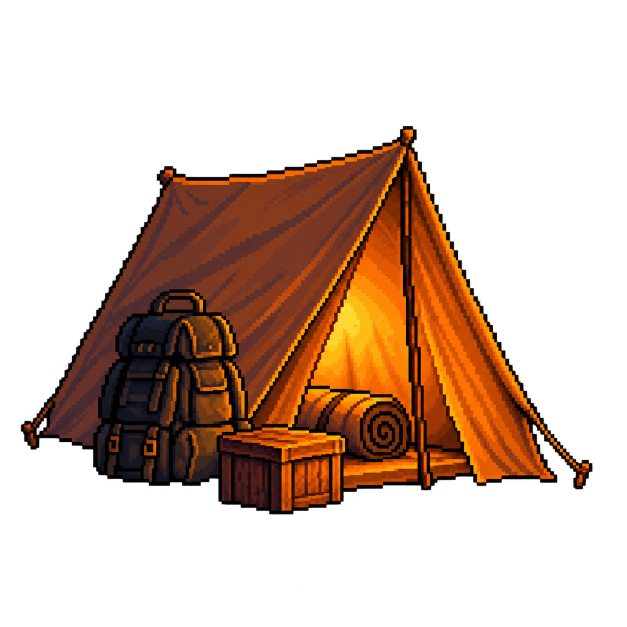
#> input picture Outils/sources/campement/tente.png, 1254 x 1254 px (shown at 1/2 size)
$ python campement_blp.py
#> lines starting #> are read from the running program, lines starting #| are printed output that depends on the picture
#> in main, tente is the input picture: PIL image 1254x1254 RGBA; mean R, G, B, A 41.1, 19, 5.3, 83.2
"""Decoupe les planches generees et emballe leur alpha en BLP2 / DXT5.

Usage : python Outils/campement_blp.py
Les PNG sources sont conserves pour permettre une nouvelle conversion.
"""
import io
from pathlib import Path
import struct
from PIL import Image

ROOT = Path(__file__).resolve().parents[1]
DEST = ROOT / 'LesContesMalveillants/ressources/campement'
SOURCES = ROOT / 'Outils/sources/campement'


def exporter(image, nom, taille, opaque=False, plein=False):
#> called with nom = 'tente', taille = (1024, 1024), opaque = False, plein = False
    image = image.convert('RGBA')
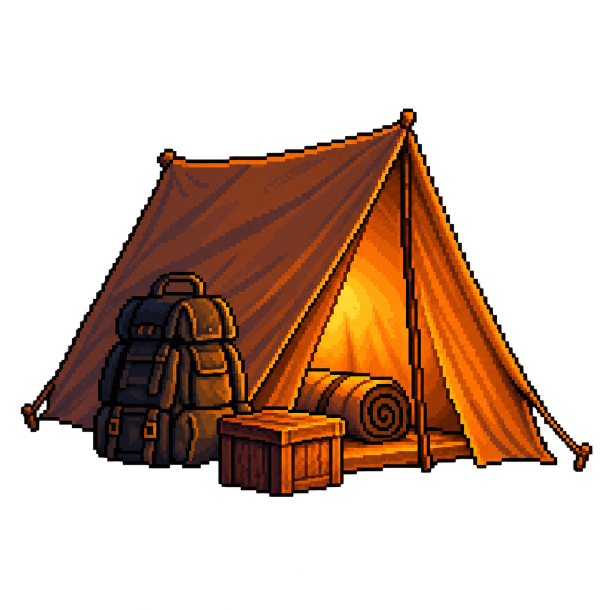
#> image: PIL image 1224x1219 RGBA (shown at 1/2 size); mean R, G, B, A 43.3, 20, 5.6, 87.7; transparent parts drawn white
    cadre = Image.new('RGBA', taille)
#> cadre: PIL image 1024x1024 RGBA; every value is 0
    marge=0 if opaque or plein else 8
    ratio=min((taille[0]-marge)/image.width,(taille[1]-marge)/image.height)
#> ratio = 0.83
    image=image.resize((round(image.width*ratio),round(image.height*ratio)),Image.Resampling.LANCZOS)
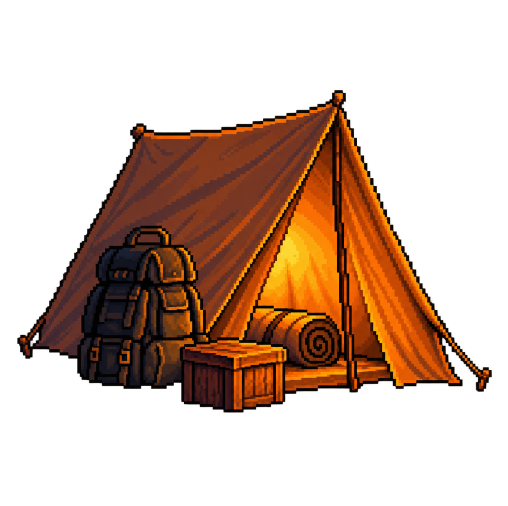
#> image: PIL image 1016x1012 RGBA (shown at 1/2 size); mean R, G, B, A 43.1, 19.9, 5.6, 87.7; transparent parts drawn white
    cadre.paste(image, ((taille[0]-image.width)//2, (taille[1]-image.height)//2))
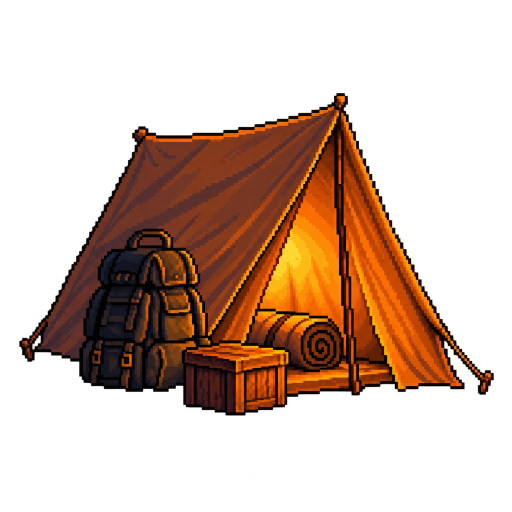
#> cadre: PIL image 1024x1024 RGBA (shown at 1/2 size); mean R, G, B, A 42.3, 19.6, 5.5, 86; transparent parts drawn white
#> (the run stopped early here; a loop or call above may not have finished)

$ run again, with Outils/sources/campement/atlas-v2.png copied over Outils/sources/campement/tente.png
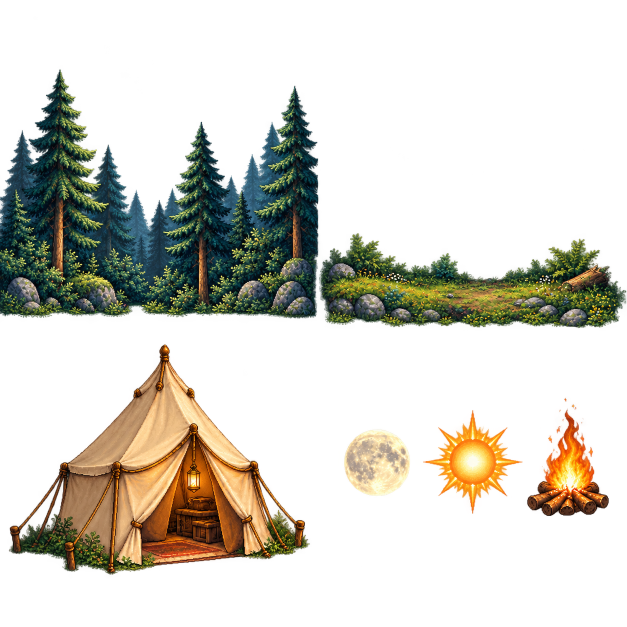
#> input picture Outils/sources/campement/atlas-v2.png, 1254 x 1254 px (shown at 1/2 size)
#> in main, tente is the input picture: PIL image 1254x1254 RGBA; mean R, G, B, A 33, 29.9, 18.9, 71.6
#> in exporter, `image=image.resize((round(image.width*ratio),round(image.height*ratio)..`:
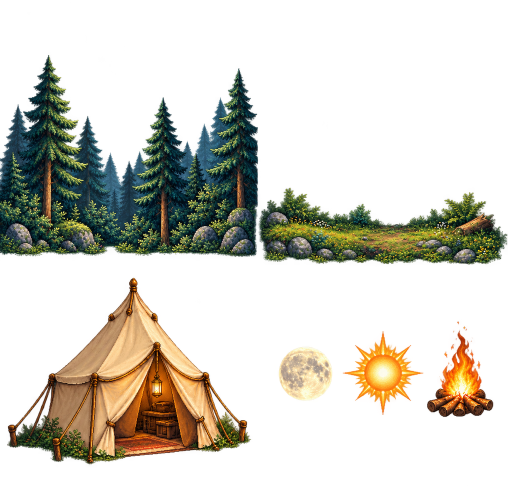
#> image: PIL image 1016x986 RGBA (shown at 1/2 size); mean R, G, B, A 33.8, 30.7, 19.4, 73.7; transparent parts drawn white
#> in exporter, `cadre.paste(image, ((taille[0]-image.width)//2, (taille[1]-image.heigh..`:
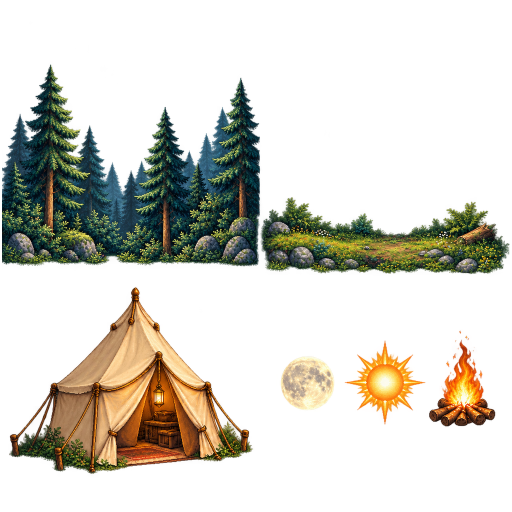
#> cadre: PIL image 1024x1024 RGBA (shown at 1/2 size); mean R, G, B, A 32.3, 29.3, 18.5, 70.5; transparent parts drawn white
